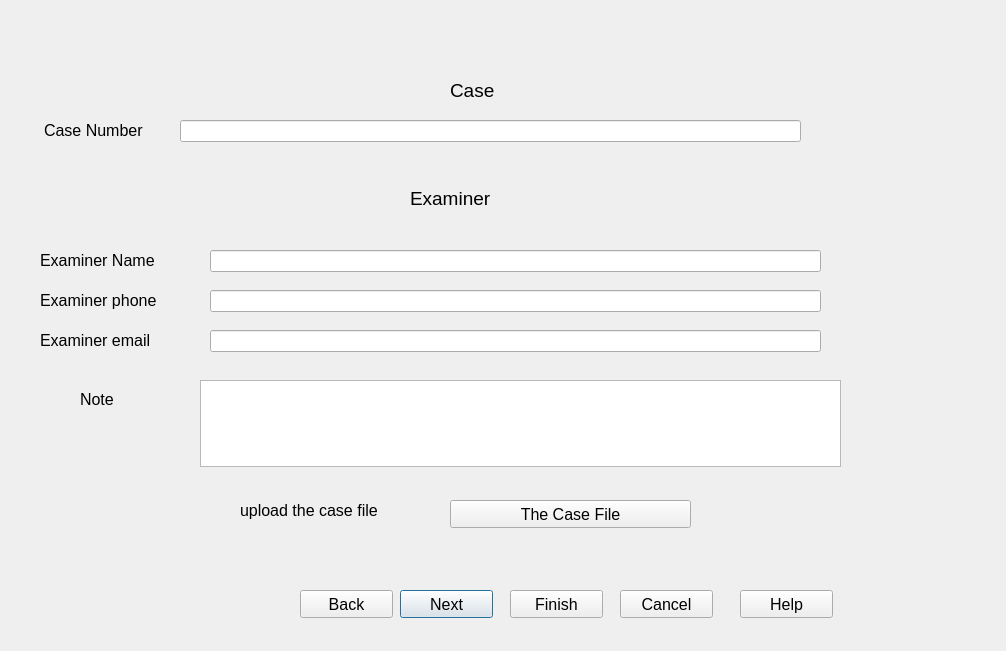
<?xml version="1.0" encoding="UTF-8"?>
<ui version="4.0">
 <class>Dialog</class>
 <widget class="QDialog" name="Dialog">
  <property name="geometry">
   <rect>
    <x>0</x>
    <y>0</y>
    <width>1006</width>
    <height>651</height>
   </rect>
  </property>
  <property name="windowTitle">
   <string>Dialog</string>
  </property>
  <property name="styleSheet">
   <string notr="true">font-size:12pt</string>
  </property>
  <widget class="QLabel" name="label">
   <property name="geometry">
    <rect>
     <x>44</x>
     <y>120</y>
     <width>131</width>
     <height>20</height>
    </rect>
   </property>
   <property name="text">
    <string>Case Number</string>
   </property>
  </widget>
  <widget class="QLabel" name="label_3">
   <property name="geometry">
    <rect>
     <x>410</x>
     <y>190</y>
     <width>711</width>
     <height>16</height>
    </rect>
   </property>
   <property name="styleSheet">
    <string notr="true">font-size:14pt</string>
   </property>
   <property name="text">
    <string>Examiner</string>
   </property>
  </widget>
  <widget class="QLabel" name="label_4">
   <property name="geometry">
    <rect>
     <x>40</x>
     <y>250</y>
     <width>161</width>
     <height>20</height>
    </rect>
   </property>
   <property name="text">
    <string>Examiner Name</string>
   </property>
  </widget>
  <widget class="QLabel" name="label_5">
   <property name="geometry">
    <rect>
     <x>40</x>
     <y>290</y>
     <width>151</width>
     <height>20</height>
    </rect>
   </property>
   <property name="text">
    <string>Examiner phone </string>
   </property>
  </widget>
  <widget class="QLabel" name="label_6">
   <property name="geometry">
    <rect>
     <x>40</x>
     <y>330</y>
     <width>161</width>
     <height>20</height>
    </rect>
   </property>
   <property name="text">
    <string>Examiner email</string>
   </property>
  </widget>
  <widget class="QLabel" name="label_7">
   <property name="geometry">
    <rect>
     <x>80</x>
     <y>390</y>
     <width>61</width>
     <height>19</height>
    </rect>
   </property>
   <property name="text">
    <string>Note</string>
   </property>
  </widget>
  <widget class="QLineEdit" name="lnEdtCaseName">
   <property name="geometry">
    <rect>
     <x>180</x>
     <y>120</y>
     <width>621</width>
     <height>22</height>
    </rect>
   </property>
  </widget>
  <widget class="QLineEdit" name="lneEdtExaminerName">
   <property name="geometry">
    <rect>
     <x>210</x>
     <y>250</y>
     <width>611</width>
     <height>22</height>
    </rect>
   </property>
  </widget>
  <widget class="QLineEdit" name="lnEdtPhone">
   <property name="geometry">
    <rect>
     <x>210</x>
     <y>290</y>
     <width>611</width>
     <height>22</height>
    </rect>
   </property>
  </widget>
  <widget class="QLineEdit" name="LnEditEmail">
   <property name="geometry">
    <rect>
     <x>210</x>
     <y>330</y>
     <width>611</width>
     <height>22</height>
    </rect>
   </property>
  </widget>
  <widget class="QLabel" name="label_2">
   <property name="geometry">
    <rect>
     <x>450</x>
     <y>80</y>
     <width>71</width>
     <height>20</height>
    </rect>
   </property>
   <property name="styleSheet">
    <string notr="true">font-size:14pt</string>
   </property>
   <property name="text">
    <string>Case</string>
   </property>
  </widget>
  <widget class="QPushButton" name="BtnNextExaminer">
   <property name="geometry">
    <rect>
     <x>400</x>
     <y>590</y>
     <width>93</width>
     <height>28</height>
    </rect>
   </property>
   <property name="text">
    <string>Next</string>
   </property>
  </widget>
  <widget class="QPushButton" name="BtnBackExaminer">
   <property name="geometry">
    <rect>
     <x>300</x>
     <y>590</y>
     <width>93</width>
     <height>28</height>
    </rect>
   </property>
   <property name="text">
    <string>Back</string>
   </property>
  </widget>
  <widget class="QPushButton" name="BtnFinshExaminer">
   <property name="geometry">
    <rect>
     <x>510</x>
     <y>590</y>
     <width>93</width>
     <height>28</height>
    </rect>
   </property>
   <property name="text">
    <string>Finish</string>
   </property>
  </widget>
  <widget class="QPushButton" name="BtnHelpExaminer">
   <property name="geometry">
    <rect>
     <x>740</x>
     <y>590</y>
     <width>93</width>
     <height>28</height>
    </rect>
   </property>
   <property name="text">
    <string>Help</string>
   </property>
  </widget>
  <widget class="QPushButton" name="BtnCancleExaminer">
   <property name="geometry">
    <rect>
     <x>620</x>
     <y>590</y>
     <width>93</width>
     <height>28</height>
    </rect>
   </property>
   <property name="text">
    <string>Cancel</string>
   </property>
  </widget>
  <widget class="QTextEdit" name="TxtEdtNote">
   <property name="geometry">
    <rect>
     <x>200</x>
     <y>380</y>
     <width>641</width>
     <height>87</height>
    </rect>
   </property>
   <property name="html">
    <string>&lt;!DOCTYPE HTML PUBLIC &quot;-//W3C//DTD HTML 4.0//EN&quot; &quot;http://www.w3.org/TR/REC-html40/strict.dtd&quot;&gt;
&lt;html&gt;&lt;head&gt;&lt;meta name=&quot;qrichtext&quot; content=&quot;1&quot; /&gt;&lt;style type=&quot;text/css&quot;&gt;
p, li { white-space: pre-wrap; }
&lt;/style&gt;&lt;/head&gt;&lt;body style=&quot; font-family:'MS Shell Dlg 2'; font-size:12pt; font-weight:400; font-style:normal;&quot;&gt;
&lt;p style=&quot;-qt-paragraph-type:empty; margin-top:0px; margin-bottom:0px; margin-left:0px; margin-right:0px; -qt-block-indent:0; text-indent:0px;&quot;&gt;&lt;br /&gt;&lt;/p&gt;&lt;/body&gt;&lt;/html&gt;</string>
   </property>
  </widget>
  <widget class="QLabel" name="label_8">
   <property name="geometry">
    <rect>
     <x>240</x>
     <y>500</y>
     <width>211</width>
     <height>20</height>
    </rect>
   </property>
   <property name="text">
    <string>upload the case file </string>
   </property>
  </widget>
  <widget class="QPushButton" name="BtnUploadCace">
   <property name="geometry">
    <rect>
     <x>450</x>
     <y>500</y>
     <width>241</width>
     <height>28</height>
    </rect>
   </property>
   <property name="text">
    <string>The Case File</string>
   </property>
  </widget>
 </widget>
 <resources/>
 <connections/>
</ui>
